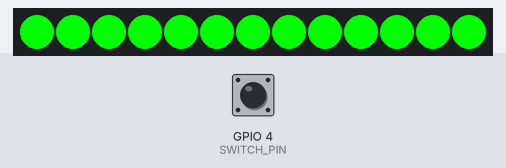
Simulated run of this sketch. Board: ESP32. Shown: 13 RGB LEDs in strip order, left to right. The test bench sets the inputs (shaded band); at power-on: GPIO 4 (SWITCH_PIN) HIGH. Dim RGB values are drawn brighter than linear; WiFi joins after 1.5 s; servers stay silent unless stated; uploads are accepted with an empty reply; the local clock reads 2024-03-15 10:24:30 at power-on unless the sketch sets it; what the sketch prints to the serial monitor is not drawn.

Above: at 1.6 s.
3.2 s: GPIO 4 (SWITCH_PIN) pulled LOW for 0.15 s
At 4.8 s:
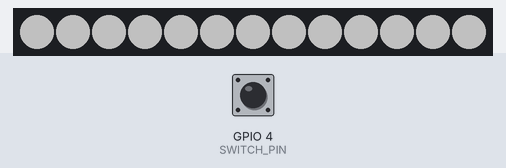
5.1 s: GPIO 4 (SWITCH_PIN) pulled LOW for 1 s
Timing chart, 0 to 8.1 s (numbered marks = the images above; inputs shaded):
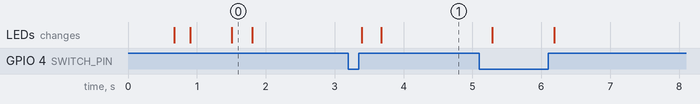

Measured:
- after the input at 3.2 s, the LEDs: first change after 0.19 s (image 1 shows a later state)

The sketch:

WorkshopWrapped.ino
```cpp
#include <Wire.h>
#include <Adafruit_PN532.h>
#include <Adafruit_NeoPixel.h>
#include <WiFi.h>
#include "time.h"
#include <HTTPClient.h> // <-- This is the one you already have
#include <NetworkClient.h> // <-- ADD THIS LINE FIRST

// --- WI-FI CONFIGURATION ---
const char* ssid     = "";     // Put your Wi-Fi name here
const char* password = ""; // Put your Wi-Fi password here

// --- NEW: GOOGLE APPS SCRIPT WEB APP GATEWAY URL ---
// Paste your exact deployment script URL here! Keep the "https://" format prefix.
const char* googleScriptUrl = "INSERT";

// --- TIMEZONE CONFIGURATION ---
const char* time_zone = "AEST-10AEDT,M10.1.0,M4.1.0/3";
const char* ntpServer = "pool.ntp.org";


// --- PIN DEFINITIONS ---
#define I2C_SDA       8
#define I2C_SCL       9
#define PN532_IRQ     11
#define PN532_RESET   12

#define LED_PIN       10
#define NUM_LEDS      13
#define SWITCH_PIN    4

// --- DEBOUNCE CONFIGURATION ---
const unsigned long debounceDelay = 75;

// --- PRE-DEFINED TAG UIDS ---
const uint8_t TARGET_TAG_A[] = { 0x04, 0x51, 0xB7, 0xFA, 0x12, 0x72, 0x80 };
const uint8_t TARGET_TAG_B[] = { 0x04, 0xF3, 0xB0, 0xFA, 0x12, 0x72, 0x80 };

// --- OBJECT INITIALIZATION ---
Adafruit_PN532 nfc(PN532_IRQ, PN532_RESET, &Wire);
Adafruit_NeoPixel strip(NUM_LEDS, LED_PIN, NEO_GRB + NEO_KHZ800);

// --- TRAY TRACKING STATES ---
bool tagAStowed = false;
bool tagBStowed = false;

time_t tagA_leftScannerTime = 0;
time_t tagB_leftScannerTime = 0;

// --- DEBOUNCER STATE VARIABLES ---
bool stableSwitchState = false;
bool lastRawReading = false;
unsigned long lastDebounceTime = 0;

char currentStowedTrayChar = ' ';

// Helper function to set the whole strip to one solid color
void setStripColor(uint8_t r, uint8_t g, uint8_t b) {
  for (int i = 0; i < NUM_LEDS; i++) {
    strip.setPixelColor(i, strip.Color(r, g, b));
  }
  strip.show();
}

// Flash specific colors with 100ms on / 100ms off intervals
void flashLEDs(uint8_t r, uint8_t g, uint8_t b, int count) {
  for (int i = 0; i < count; i++) {
    setStripColor(r, g, b);
    delay(100);
    setStripColor(0, 0, 0);
    delay(100);
  }
}

// Non-Blocking White Breathing Animation
void runBreathingAnimation() {
  float speedFactor = 0.002;
  float val = (sin(millis() * speedFactor) + 1.0) / 2.0;
  uint8_t breathingBrightness = 15 + (val * 75);

  for (int i = 0; i < NUM_LEDS; i++) {
    strip.setPixelColor(i, strip.Color(breathingBrightness, breathingBrightness, breathingBrightness));
  }
  strip.show();
}

// Helper function to compare two UIDs byte-by-byte
bool compareUIDs(const uint8_t *scanned, uint8_t scannedLength, const uint8_t *target, uint8_t targetLength) {
  if (scannedLength != targetLength) return false;
  for (uint8_t i = 0; i < scannedLength; i++) {
    if (scanned[i] != target[i]) return false;
  }
  return true;
}

// Helper function to get wall clock time as a formatted String string
String getFormattedTimestamp() {
  struct tm timeinfo;
  if(!getLocalTime(&timeinfo)){
    return "2026-01-01 00:00:00"; // Fallback default anchor
  }
  char timeStringBuff[50];
  strftime(timeStringBuff, sizeof(timeStringBuff), "%Y-%m-%d %H:%M:%S", &timeinfo);
  return String(timeStringBuff);
}

// Helper function to print actual wall-clock time
void printTimestamp() {
  struct tm timeinfo;
  if(!getLocalTime(&timeinfo)){
    Serial.print("[Time Error] ");
    return;
  }
  char timeStringBuff[50];
  strftime(timeStringBuff, sizeof(timeStringBuff), "[%Y-%m-%d %H:%M:%S] ", &timeinfo);
  Serial.print(timeStringBuff);
}

// Helper function to calculate and print duration out in use
void printDurationSinceRemoved(time_t removalTime) {
  if (removalTime == 0) {
    Serial.println("Duration out: Unknown (System booted while tray was out)");
    return;
  }

  time_t currentTime;
  time(&currentTime);

  long diffSeconds = difftime(currentTime, removalTime);
  long hours = diffSeconds / 3600;
  long minutes = (diffSeconds / 60) % 60;
  long seconds = diffSeconds % 60;

  Serial.print("⏱️ Total Time Out in Use: ");
  if (hours > 0) { Serial.print(hours); Serial.print("h "); }
  if (minutes > 0 || hours > 0) { Serial.print(minutes); Serial.print("m "); }
  Serial.print(seconds); Serial.println("s");
}

// Helper function to print a clean dashboard of where everything is
void printTrayDashboard() {
  Serial.println("\n===== TRAY STATUS DASHBOARD =====");
  printTimestamp(); Serial.print("Blue Tray:   "); Serial.println(tagAStowed ? "[STOWED AWAY]" : "[OUT IN USE]");
  printTimestamp(); Serial.print("Yellow Tray: "); Serial.println(tagBStowed ? "[STOWED AWAY]" : "[OUT IN USE]");
  Serial.println("==================================\n");
}


// --- NEW HELPER: Post JSON Data to Google Sheets ---
void logEventToGoogleSheets(String trayName, String actionName, long durationOutSeconds) {
  if (WiFi.status() != WL_CONNECTED) {
    Serial.println("🌐 Network Error: Wi-Fi offline, log skipped.");
    return;
  }

  HTTPClient http;

  // Connect to Google Script Deployment Endpoint
  // Note: HTTPClient natively handles secure link handshakes behind the scenes on newer ESP32 cores!
  http.begin(googleScriptUrl);
  http.addHeader("Content-Type", "application/json");

  // Format the values into a clean JSON transaction payload string
  String jsonPayload = "{\"timestamp\":\"" + getFormattedTimestamp() +
                       "\",\"tray\":\"" + trayName +
                       "\",\"action\":\"" + actionName +
                       "\",\"duration_out_seconds\":" + String(durationOutSeconds) + "}";

  //Serial.print("🚀 Sending row to Google Sheets: ");
  //Serial.println(jsonPayload);
  printTrayDashboard();
  // Send the payload via HTTP POST
  int httpResponseCode = http.POST(jsonPayload);

  // CRITICAL: Google Script execution requests always issue an HTTP 302 redirect redirection flag.
  // We track both standard 200 codes or 302 redirections as complete validation successes.
  if (httpResponseCode == HTTP_CODE_OK || httpResponseCode == 302) {
    Serial.println("📡 Google Sheet spreadsheet updated successfully!");
  } else {
    Serial.print("⚠️ Transaction delivery failed. HTTP Response Code: ");
    Serial.println(httpResponseCode);
  }

  http.end();
}

// Isolated Scanning Routine
void checkAndScanTray() {
  uint8_t success;
  uint8_t uid[] = { 0, 0, 0, 0, 0, 0, 0 };
  uint8_t uidLength;

  success = nfc.readPassiveTargetID(PN532_MIFARE_ISO14443A, uid, &uidLength, 100);

  if (success) {
    if (compareUIDs(uid, uidLength, TARGET_TAG_A, sizeof(TARGET_TAG_A))) {
      Serial.println("Blue Tray Stowed Away");
      setStripColor(40, 70, 255);
      tagAStowed = true;
      currentStowedTrayChar = 'A';

      long secondsOut = 0;
      if (tagA_leftScannerTime != 0) {
        time_t currentTime; time(&currentTime);
        secondsOut = difftime(currentTime, tagA_leftScannerTime);
      }

      logEventToGoogleSheets("Blue", "stowed", secondsOut);
    }
    else if (compareUIDs(uid, uidLength, TARGET_TAG_B, sizeof(TARGET_TAG_B))) {
      Serial.println("Yellow Tray Stowed Away!");
      setStripColor(254, 198, 0);
      tagBStowed = true;
      currentStowedTrayChar = 'B';

      long secondsOut = 0;
      if (tagB_leftScannerTime != 0) {
        time_t currentTime; time(&currentTime);
        secondsOut = difftime(currentTime, tagB_leftScannerTime);
      }

      logEventToGoogleSheets("Yellow", "stowed", secondsOut);
    }
    else {
      Serial.println("❓ Unregistered tag read.");
      setStripColor(255, 255, 255);
      currentStowedTrayChar = 'U';
      logEventToGoogleSheets("Unknown", "stowed", 0);
    }
  }
  else {
    Serial.println("⚠️ Switch closed, no RFID detected.");
    setStripColor(255, 255, 255);
    currentStowedTrayChar = 'U';
    logEventToGoogleSheets("EmptyObject", "stowed", 0);
  }
}

void setup(void) {
  Serial.begin(115200);

  pinMode(SWITCH_PIN, INPUT_PULLUP);

  strip.begin();
  strip.setBrightness(255);
  setStripColor(0, 0, 0);
  strip.show();

  while (!Serial) delay(10);

  Serial.println("\n--- Final Program Booting ---");

  Serial.print("Connecting to Wi-Fi: ");
  Serial.println(ssid);
  WiFi.begin(ssid, password);

  unsigned long startWifiTime = millis();
  const unsigned long wifiTimeout = 15000;

  while (WiFi.status() != WL_CONNECTED && (millis() - startWifiTime) < wifiTimeout) {
    runBreathingAnimation();
    yield();
  }

  if (WiFi.status() == WL_CONNECTED) {
    Serial.println("\n✅ Wi-Fi Connected!");
    flashLEDs(0, 255, 0, 2);
  } else {
    Serial.println("\n❌ Wi-Fi Connection Failed!");
    flashLEDs(255, 0, 0, 4);
    while (1) delay(10);
  }

  configTzTime(time_zone, ntpServer);
  Serial.println("Synchronizing wall clock time...");

  unsigned long startTimeSync = millis();
  struct tm timeinfo;
  while(!getLocalTime(&timeinfo)){
    runBreathingAnimation();
    yield();
    if (millis() - startTimeSync > 10000) {
      Serial.println("\n⚠️ NTP Time Sync Timeout!");
      break;
    }
  }
  Serial.println("\n✅ Time successfully synchronized!");

  Wire.begin(I2C_SDA, I2C_SCL);
  nfc.begin();

  uint32_t versiondata = nfc.getFirmwareVersion();
  if (!versiondata) {
    Serial.println("⚠️ ERROR: PN532 chip not detected!");
    setStripColor(255, 0, 0);
    while (1) delay(10);
  }

  nfc.SAMConfig();
  Serial.println("System Ready.");

  stableSwitchState = (digitalRead(SWITCH_PIN) == LOW);
  lastRawReading = stableSwitchState;

  if (stableSwitchState == true) {
    checkAndScanTray();
  }
}

void loop(void) {
  yield();

  bool currentRawReading = (digitalRead(SWITCH_PIN) == LOW);

  if (currentRawReading != lastRawReading) {
    lastDebounceTime = millis();
  }

  lastRawReading = currentRawReading;

  if ((millis() - lastDebounceTime) > debounceDelay) {

    if (currentRawReading != stableSwitchState) {
      stableSwitchState = currentRawReading;

      if (stableSwitchState == true) {
        checkAndScanTray();
      }
      else {
        runBreathingAnimation();
        if (currentStowedTrayChar == 'A') {
          tagAStowed = false;
          time(&tagA_leftScannerTime);
          logEventToGoogleSheets("Blue", "removed", 0);
        }
        else if (currentStowedTrayChar == 'B') {
          tagBStowed = false;
          time(&tagB_leftScannerTime);
          logEventToGoogleSheets("Yellow", "removed", 0);
        }
        else {
          logEventToGoogleSheets("Unknown", "removed", 0);
        }
        currentStowedTrayChar = ' ';
      }
    }
  }

}
```
